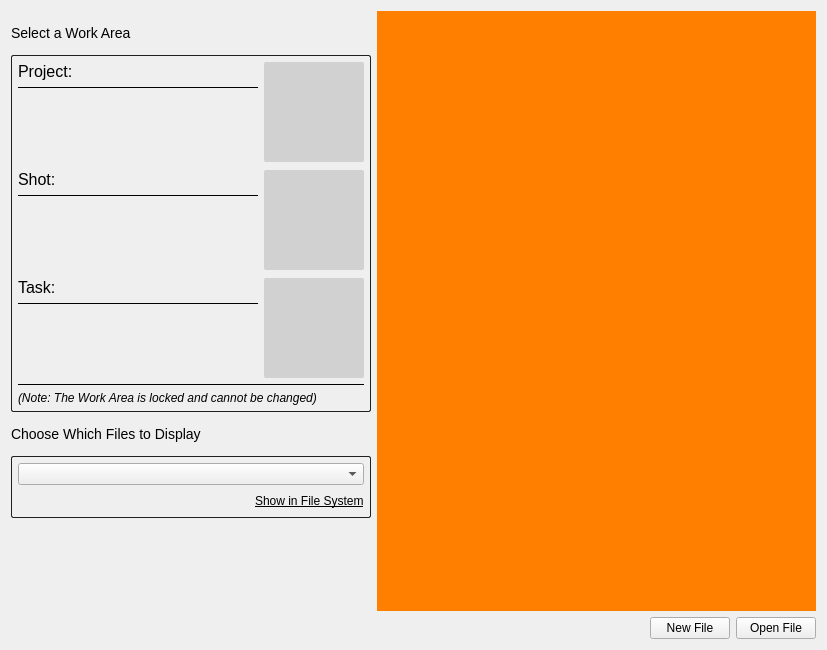
<?xml version="1.0" encoding="UTF-8"?>
<ui version="4.0">
 <class>WorkFilesForm</class>
 <widget class="QWidget" name="WorkFilesForm">
  <property name="geometry">
   <rect>
    <x>0</x>
    <y>0</y>
    <width>827</width>
    <height>650</height>
   </rect>
  </property>
  <property name="windowTitle">
   <string>Form</string>
  </property>
  <property name="styleSheet">
   <string notr="true"/>
  </property>
  <layout class="QVBoxLayout" name="verticalLayout_8">
   <item>
    <layout class="QHBoxLayout" name="horizontalLayout" stretch="0,1">
     <item>
      <layout class="QVBoxLayout" name="verticalLayout_6" stretch="0,0,0,0,1">
       <property name="spacing">
        <number>0</number>
       </property>
       <property name="leftMargin">
        <number>0</number>
       </property>
       <property name="topMargin">
        <number>0</number>
       </property>
       <property name="bottomMargin">
        <number>0</number>
       </property>
       <item>
        <widget class="QLabel" name="items_title_label_2">
         <property name="minimumSize">
          <size>
           <width>0</width>
           <height>44</height>
          </size>
         </property>
         <property name="styleSheet">
          <string notr="true"/>
         </property>
         <property name="text">
          <string>&lt;big&gt;Select a Work Area&lt;/big&gt;</string>
         </property>
         <property name="margin">
          <number>4</number>
         </property>
        </widget>
       </item>
       <item>
        <widget class="QFrame" name="work_area_frame">
         <property name="minimumSize">
          <size>
           <width>0</width>
           <height>0</height>
          </size>
         </property>
         <property name="maximumSize">
          <size>
           <width>16777215</width>
           <height>16777215</height>
          </size>
         </property>
         <property name="cursor">
          <cursorShape>PointingHandCursor</cursorShape>
         </property>
         <property name="toolTip">
          <string>Click to Change Work Area...</string>
         </property>
         <property name="styleSheet">
          <string notr="true">#work_area_frame {
border-style: solid;
border-radius: 2px;
border-width: 1px;
border-color: rgb(32,32,32);
}</string>
         </property>
         <property name="frameShape">
          <enum>QFrame::StyledPanel</enum>
         </property>
         <property name="frameShadow">
          <enum>QFrame::Raised</enum>
         </property>
         <layout class="QVBoxLayout" name="verticalLayout_20">
          <property name="margin">
           <number>6</number>
          </property>
          <item>
           <widget class="QStackedWidget" name="project_pages">
            <property name="lineWidth">
             <number>0</number>
            </property>
            <property name="currentIndex">
             <number>0</number>
            </property>
            <widget class="QWidget" name="project_page">
             <layout class="QVBoxLayout" name="verticalLayout_10" stretch="0,0">
              <property name="spacing">
               <number>8</number>
              </property>
              <property name="margin">
               <number>0</number>
              </property>
              <item>
               <widget class="QFrame" name="project_frame">
                <property name="frameShape">
                 <enum>QFrame::NoFrame</enum>
                </property>
                <property name="frameShadow">
                 <enum>QFrame::Raised</enum>
                </property>
                <layout class="QHBoxLayout" name="horizontalLayout_3" stretch="1,0">
                 <property name="margin">
                  <number>0</number>
                 </property>
                 <item>
                  <layout class="QVBoxLayout" name="verticalLayout_7" stretch="0,0,1">
                   <property name="spacing">
                    <number>6</number>
                   </property>
                   <item>
                    <widget class="QLabel" name="project_label">
                     <property name="minimumSize">
                      <size>
                       <width>240</width>
                       <height>0</height>
                      </size>
                     </property>
                     <property name="maximumSize">
                      <size>
                       <width>240</width>
                       <height>16777215</height>
                      </size>
                     </property>
                     <property name="styleSheet">
                      <string notr="true">#project_label {
font-size: 12pt
}</string>
                     </property>
                     <property name="text">
                      <string>Project:</string>
                     </property>
                    </widget>
                   </item>
                   <item>
                    <widget class="Line" name="project_line">
                     <property name="minimumSize">
                      <size>
                       <width>0</width>
                       <height>1</height>
                      </size>
                     </property>
                     <property name="maximumSize">
                      <size>
                       <width>16777215</width>
                       <height>1</height>
                      </size>
                     </property>
                     <property name="frameShadow">
                      <enum>QFrame::Plain</enum>
                     </property>
                     <property name="orientation">
                      <enum>Qt::Horizontal</enum>
                     </property>
                    </widget>
                   </item>
                   <item>
                    <widget class="QLabel" name="project_description">
                     <property name="sizePolicy">
                      <sizepolicy hsizetype="Preferred" vsizetype="Expanding">
                       <horstretch>0</horstretch>
                       <verstretch>0</verstretch>
                      </sizepolicy>
                     </property>
                     <property name="minimumSize">
                      <size>
                       <width>240</width>
                       <height>0</height>
                      </size>
                     </property>
                     <property name="maximumSize">
                      <size>
                       <width>240</width>
                       <height>16777215</height>
                      </size>
                     </property>
                     <property name="styleSheet">
                      <string notr="true">#project_description {
font-size: 9pt
}</string>
                     </property>
                     <property name="text">
                      <string/>
                     </property>
                     <property name="alignment">
                      <set>Qt::AlignLeading|Qt::AlignLeft|Qt::AlignTop</set>
                     </property>
                     <property name="wordWrap">
                      <bool>true</bool>
                     </property>
                     <property name="textInteractionFlags">
                      <set>Qt::NoTextInteraction</set>
                     </property>
                    </widget>
                   </item>
                  </layout>
                 </item>
                 <item>
                  <layout class="QVBoxLayout" name="verticalLayout_11">
                   <property name="spacing">
                    <number>0</number>
                   </property>
                   <item>
                    <widget class="QLabel" name="project_thumbnail">
                     <property name="minimumSize">
                      <size>
                       <width>100</width>
                       <height>100</height>
                      </size>
                     </property>
                     <property name="maximumSize">
                      <size>
                       <width>100</width>
                       <height>100</height>
                      </size>
                     </property>
                     <property name="styleSheet">
                      <string notr="true">#project_thumbnail {
background-color: rgb(0,0,0,32);
border-radius: 2px;
}</string>
                     </property>
                     <property name="frameShape">
                      <enum>QFrame::NoFrame</enum>
                     </property>
                     <property name="lineWidth">
                      <number>0</number>
                     </property>
                     <property name="text">
                      <string/>
                     </property>
                     <property name="alignment">
                      <set>Qt::AlignCenter</set>
                     </property>
                     <property name="margin">
                      <number>0</number>
                     </property>
                     <property name="indent">
                      <number>0</number>
                     </property>
                    </widget>
                   </item>
                   <item>
                    <spacer name="verticalSpacer_5">
                     <property name="orientation">
                      <enum>Qt::Vertical</enum>
                     </property>
                     <property name="sizeHint" stdset="0">
                      <size>
                       <width>20</width>
                       <height>0</height>
                      </size>
                     </property>
                    </spacer>
                   </item>
                  </layout>
                 </item>
                </layout>
               </widget>
              </item>
              <item>
               <widget class="QStackedWidget" name="entity_pages">
                <property name="styleSheet">
                 <string notr="true"/>
                </property>
                <property name="lineWidth">
                 <number>0</number>
                </property>
                <property name="currentIndex">
                 <number>0</number>
                </property>
                <widget class="QWidget" name="entity_page">
                 <layout class="QVBoxLayout" name="verticalLayout_5" stretch="0,0">
                  <property name="spacing">
                   <number>8</number>
                  </property>
                  <property name="margin">
                   <number>0</number>
                  </property>
                  <item>
                   <widget class="QFrame" name="entity_frame">
                    <property name="frameShape">
                     <enum>QFrame::NoFrame</enum>
                    </property>
                    <property name="frameShadow">
                     <enum>QFrame::Raised</enum>
                    </property>
                    <layout class="QHBoxLayout" name="horizontalLayout_4" stretch="1,0">
                     <property name="margin">
                      <number>0</number>
                     </property>
                     <item>
                      <layout class="QVBoxLayout" name="verticalLayout_3" stretch="0,0,1">
                       <property name="spacing">
                        <number>6</number>
                       </property>
                       <item>
                        <widget class="QLabel" name="entity_label">
                         <property name="minimumSize">
                          <size>
                           <width>240</width>
                           <height>0</height>
                          </size>
                         </property>
                         <property name="maximumSize">
                          <size>
                           <width>240</width>
                           <height>16777215</height>
                          </size>
                         </property>
                         <property name="styleSheet">
                          <string notr="true">#entity_label {
font-size: 12pt
}</string>
                         </property>
                         <property name="text">
                          <string>Shot:</string>
                         </property>
                        </widget>
                       </item>
                       <item>
                        <widget class="Line" name="entity_line">
                         <property name="minimumSize">
                          <size>
                           <width>0</width>
                           <height>1</height>
                          </size>
                         </property>
                         <property name="maximumSize">
                          <size>
                           <width>16777215</width>
                           <height>1</height>
                          </size>
                         </property>
                         <property name="frameShadow">
                          <enum>QFrame::Plain</enum>
                         </property>
                         <property name="orientation">
                          <enum>Qt::Horizontal</enum>
                         </property>
                        </widget>
                       </item>
                       <item>
                        <widget class="QLabel" name="entity_description">
                         <property name="sizePolicy">
                          <sizepolicy hsizetype="Preferred" vsizetype="Expanding">
                           <horstretch>0</horstretch>
                           <verstretch>0</verstretch>
                          </sizepolicy>
                         </property>
                         <property name="minimumSize">
                          <size>
                           <width>240</width>
                           <height>0</height>
                          </size>
                         </property>
                         <property name="maximumSize">
                          <size>
                           <width>240</width>
                           <height>16777215</height>
                          </size>
                         </property>
                         <property name="styleSheet">
                          <string notr="true">#entity_description {
font-size: 9pt
}</string>
                         </property>
                         <property name="text">
                          <string/>
                         </property>
                         <property name="alignment">
                          <set>Qt::AlignLeading|Qt::AlignLeft|Qt::AlignTop</set>
                         </property>
                         <property name="wordWrap">
                          <bool>true</bool>
                         </property>
                         <property name="textInteractionFlags">
                          <set>Qt::NoTextInteraction</set>
                         </property>
                        </widget>
                       </item>
                      </layout>
                     </item>
                     <item>
                      <layout class="QVBoxLayout" name="verticalLayout_4">
                       <property name="spacing">
                        <number>0</number>
                       </property>
                       <item>
                        <widget class="QLabel" name="entity_thumbnail">
                         <property name="minimumSize">
                          <size>
                           <width>100</width>
                           <height>100</height>
                          </size>
                         </property>
                         <property name="maximumSize">
                          <size>
                           <width>100</width>
                           <height>100</height>
                          </size>
                         </property>
                         <property name="styleSheet">
                          <string notr="true">#entity_thumbnail {
background-color: rgb(0,0,0,32);
border-radius: 2px;
}</string>
                         </property>
                         <property name="lineWidth">
                          <number>0</number>
                         </property>
                         <property name="text">
                          <string/>
                         </property>
                         <property name="scaledContents">
                          <bool>false</bool>
                         </property>
                         <property name="alignment">
                          <set>Qt::AlignCenter</set>
                         </property>
                        </widget>
                       </item>
                       <item>
                        <spacer name="verticalSpacer_3">
                         <property name="orientation">
                          <enum>Qt::Vertical</enum>
                         </property>
                         <property name="sizeHint" stdset="0">
                          <size>
                           <width>20</width>
                           <height>0</height>
                          </size>
                         </property>
                        </spacer>
                       </item>
                      </layout>
                     </item>
                    </layout>
                   </widget>
                  </item>
                  <item>
                   <widget class="QStackedWidget" name="task_pages">
                    <property name="lineWidth">
                     <number>0</number>
                    </property>
                    <property name="currentIndex">
                     <number>0</number>
                    </property>
                    <widget class="QWidget" name="task_page">
                     <layout class="QHBoxLayout" name="horizontalLayout_6" stretch="0">
                      <property name="margin">
                       <number>0</number>
                      </property>
                      <item>
                       <widget class="QFrame" name="task_frame">
                        <property name="frameShape">
                         <enum>QFrame::NoFrame</enum>
                        </property>
                        <property name="frameShadow">
                         <enum>QFrame::Raised</enum>
                        </property>
                        <layout class="QHBoxLayout" name="horizontalLayout_5" stretch="1,0">
                         <property name="margin">
                          <number>0</number>
                         </property>
                         <item>
                          <layout class="QVBoxLayout" name="verticalLayout_21" stretch="0,0,1">
                           <property name="spacing">
                            <number>6</number>
                           </property>
                           <item>
                            <widget class="QLabel" name="task_label">
                             <property name="minimumSize">
                              <size>
                               <width>240</width>
                               <height>0</height>
                              </size>
                             </property>
                             <property name="maximumSize">
                              <size>
                               <width>240</width>
                               <height>16777215</height>
                              </size>
                             </property>
                             <property name="styleSheet">
                              <string notr="true">#task_label {
font-size: 12pt
}</string>
                             </property>
                             <property name="text">
                              <string>Task:</string>
                             </property>
                            </widget>
                           </item>
                           <item>
                            <widget class="Line" name="task_line">
                             <property name="minimumSize">
                              <size>
                               <width>0</width>
                               <height>1</height>
                              </size>
                             </property>
                             <property name="maximumSize">
                              <size>
                               <width>16777215</width>
                               <height>1</height>
                              </size>
                             </property>
                             <property name="frameShadow">
                              <enum>QFrame::Plain</enum>
                             </property>
                             <property name="orientation">
                              <enum>Qt::Horizontal</enum>
                             </property>
                            </widget>
                           </item>
                           <item>
                            <widget class="QLabel" name="task_description">
                             <property name="sizePolicy">
                              <sizepolicy hsizetype="Preferred" vsizetype="Expanding">
                               <horstretch>0</horstretch>
                               <verstretch>0</verstretch>
                              </sizepolicy>
                             </property>
                             <property name="minimumSize">
                              <size>
                               <width>240</width>
                               <height>0</height>
                              </size>
                             </property>
                             <property name="maximumSize">
                              <size>
                               <width>240</width>
                               <height>16777215</height>
                              </size>
                             </property>
                             <property name="styleSheet">
                              <string notr="true">#task_description {
font-size: 9pt
}</string>
                             </property>
                             <property name="text">
                              <string/>
                             </property>
                             <property name="alignment">
                              <set>Qt::AlignLeading|Qt::AlignLeft|Qt::AlignTop</set>
                             </property>
                             <property name="wordWrap">
                              <bool>true</bool>
                             </property>
                             <property name="textInteractionFlags">
                              <set>Qt::NoTextInteraction</set>
                             </property>
                            </widget>
                           </item>
                          </layout>
                         </item>
                         <item>
                          <layout class="QVBoxLayout" name="verticalLayout_22">
                           <property name="spacing">
                            <number>0</number>
                           </property>
                           <item>
                            <widget class="QLabel" name="task_thumbnail">
                             <property name="minimumSize">
                              <size>
                               <width>100</width>
                               <height>100</height>
                              </size>
                             </property>
                             <property name="maximumSize">
                              <size>
                               <width>100</width>
                               <height>100</height>
                              </size>
                             </property>
                             <property name="styleSheet">
                              <string notr="true">#task_thumbnail {
background-color: rgb(0,0,0,32);
border-radius: 2px;
}</string>
                             </property>
                             <property name="frameShape">
                              <enum>QFrame::NoFrame</enum>
                             </property>
                             <property name="lineWidth">
                              <number>0</number>
                             </property>
                             <property name="text">
                              <string/>
                             </property>
                             <property name="alignment">
                              <set>Qt::AlignCenter</set>
                             </property>
                             <property name="margin">
                              <number>0</number>
                             </property>
                             <property name="indent">
                              <number>0</number>
                             </property>
                            </widget>
                           </item>
                           <item>
                            <spacer name="verticalSpacer_4">
                             <property name="orientation">
                              <enum>Qt::Vertical</enum>
                             </property>
                             <property name="sizeHint" stdset="0">
                              <size>
                               <width>20</width>
                               <height>0</height>
                              </size>
                             </property>
                            </spacer>
                           </item>
                          </layout>
                         </item>
                        </layout>
                       </widget>
                      </item>
                     </layout>
                    </widget>
                    <widget class="QWidget" name="no_task_page">
                     <layout class="QHBoxLayout" name="horizontalLayout_7">
                      <property name="margin">
                       <number>0</number>
                      </property>
                      <item>
                       <widget class="QLabel" name="no_task_label">
                        <property name="styleSheet">
                         <string notr="true">#no_task_label {
font-size: 14pt;
border-style: dashed;
border-width: 2px;
border-radius: 3px;
}</string>
                        </property>
                        <property name="text">
                         <string>Click to Select a Task</string>
                        </property>
                        <property name="alignment">
                         <set>Qt::AlignCenter</set>
                        </property>
                       </widget>
                      </item>
                     </layout>
                    </widget>
                   </widget>
                  </item>
                 </layout>
                </widget>
                <widget class="QWidget" name="no_entity_page">
                 <layout class="QHBoxLayout" name="horizontalLayout_10">
                  <property name="margin">
                   <number>0</number>
                  </property>
                  <item>
                   <widget class="QLabel" name="no_entity_label">
                    <property name="styleSheet">
                     <string notr="true">#no_entity_label {
font-size: 14pt;
border-style: dashed;
border-width: 2px;
border-radius: 3px;
}</string>
                    </property>
                    <property name="text">
                     <string>Click to Select a Work Area</string>
                    </property>
                    <property name="alignment">
                     <set>Qt::AlignCenter</set>
                    </property>
                   </widget>
                  </item>
                 </layout>
                </widget>
               </widget>
              </item>
             </layout>
            </widget>
            <widget class="QWidget" name="no_project_page">
             <layout class="QHBoxLayout" name="horizontalLayout_16">
              <property name="margin">
               <number>0</number>
              </property>
              <item>
               <widget class="QLabel" name="no_project_label">
                <property name="styleSheet">
                 <string notr="true">#no_project_label {
font-size: 14pt;
border-style: dashed;
border-width: 2px;
border-radius: 3px;
}</string>
                </property>
                <property name="text">
                 <string>Click to Select a Work Area</string>
                </property>
                <property name="alignment">
                 <set>Qt::AlignCenter</set>
                </property>
               </widget>
              </item>
             </layout>
            </widget>
           </widget>
          </item>
          <item>
           <widget class="QFrame" name="no_change_frame">
            <property name="frameShape">
             <enum>QFrame::NoFrame</enum>
            </property>
            <property name="frameShadow">
             <enum>QFrame::Raised</enum>
            </property>
            <layout class="QVBoxLayout" name="verticalLayout_19">
             <property name="margin">
              <number>0</number>
             </property>
             <item>
              <widget class="Line" name="no_change_line">
               <property name="minimumSize">
                <size>
                 <width>0</width>
                 <height>1</height>
                </size>
               </property>
               <property name="maximumSize">
                <size>
                 <width>16777215</width>
                 <height>1</height>
                </size>
               </property>
               <property name="styleSheet">
                <string notr="true">#no_change_line {
background-color: rgb(32,32,32);
}</string>
               </property>
               <property name="frameShadow">
                <enum>QFrame::Plain</enum>
               </property>
               <property name="lineWidth">
                <number>1</number>
               </property>
               <property name="midLineWidth">
                <number>0</number>
               </property>
               <property name="orientation">
                <enum>Qt::Horizontal</enum>
               </property>
              </widget>
             </item>
             <item>
              <widget class="QLabel" name="no_change_label">
               <property name="styleSheet">
                <string notr="true">#no_change_label {
font-size: 9pt
}</string>
               </property>
               <property name="text">
                <string>&lt;html&gt;&lt;head/&gt;&lt;body&gt;&lt;p&gt;&lt;span style=&quot; font-style:italic;&quot;&gt;(Note: The Work Area is locked and cannot be changed)&lt;/span&gt;&lt;/p&gt;&lt;/body&gt;&lt;/html&gt;</string>
               </property>
               <property name="indent">
                <number>0</number>
               </property>
              </widget>
             </item>
            </layout>
           </widget>
          </item>
         </layout>
        </widget>
       </item>
       <item>
        <widget class="QLabel" name="items_title_label_3">
         <property name="minimumSize">
          <size>
           <width>0</width>
           <height>44</height>
          </size>
         </property>
         <property name="styleSheet">
          <string notr="true"/>
         </property>
         <property name="text">
          <string>&lt;big&gt;Choose Which Files to Display&lt;/big&gt;</string>
         </property>
         <property name="margin">
          <number>4</number>
         </property>
        </widget>
       </item>
       <item>
        <widget class="QFrame" name="files_filter_frame">
         <property name="styleSheet">
          <string notr="true">#files_filter_frame {
border-style: solid;
border-radius: 2px;
border-width: 1px;
border-color: rgb(32,32,32);
}</string>
         </property>
         <property name="frameShape">
          <enum>QFrame::StyledPanel</enum>
         </property>
         <property name="frameShadow">
          <enum>QFrame::Raised</enum>
         </property>
         <layout class="QVBoxLayout" name="verticalLayout">
          <property name="margin">
           <number>6</number>
          </property>
          <item>
           <widget class="QComboBox" name="filter_combo">
            <property name="minimumSize">
             <size>
              <width>0</width>
              <height>0</height>
             </size>
            </property>
            <property name="toolTip">
             <string>Choose where to find the list of available files</string>
            </property>
           </widget>
          </item>
          <item>
           <layout class="QHBoxLayout" name="horizontalLayout_8">
            <item>
             <spacer name="horizontalSpacer_2">
              <property name="orientation">
               <enum>Qt::Horizontal</enum>
              </property>
              <property name="sizeHint" stdset="0">
               <size>
                <width>40</width>
                <height>20</height>
               </size>
              </property>
             </spacer>
            </item>
            <item>
             <widget class="QLabel" name="show_in_fs_label">
              <property name="cursor">
               <cursorShape>PointingHandCursor</cursorShape>
              </property>
              <property name="toolTip">
               <string>Show the selected location in the file system</string>
              </property>
              <property name="text">
               <string>&lt;html&gt;&lt;head/&gt;&lt;body&gt;&lt;p&gt;&lt;span style=&quot; text-decoration: underline;&quot;&gt;Show in File System&lt;/span&gt;&lt;/p&gt;&lt;/body&gt;&lt;/html&gt;</string>
              </property>
              <property name="alignment">
               <set>Qt::AlignLeading|Qt::AlignLeft|Qt::AlignVCenter</set>
              </property>
              <property name="textInteractionFlags">
               <set>Qt::NoTextInteraction</set>
              </property>
             </widget>
            </item>
           </layout>
          </item>
         </layout>
        </widget>
       </item>
       <item>
        <spacer name="verticalSpacer">
         <property name="orientation">
          <enum>Qt::Vertical</enum>
         </property>
         <property name="sizeHint" stdset="0">
          <size>
           <width>20</width>
           <height>40</height>
          </size>
         </property>
        </spacer>
       </item>
      </layout>
     </item>
     <item>
      <widget class="FileListView" name="file_list" native="true">
       <property name="styleSheet">
        <string notr="true">#file_list {
background-color: rgb(255, 128, 0);
}</string>
       </property>
      </widget>
     </item>
    </layout>
   </item>
   <item>
    <layout class="QHBoxLayout" name="horizontalLayout_2">
     <item>
      <spacer name="horizontalSpacer">
       <property name="orientation">
        <enum>Qt::Horizontal</enum>
       </property>
       <property name="sizeHint" stdset="0">
        <size>
         <width>40</width>
         <height>20</height>
        </size>
       </property>
      </spacer>
     </item>
     <item>
      <widget class="QPushButton" name="new_file_btn">
       <property name="minimumSize">
        <size>
         <width>80</width>
         <height>0</height>
        </size>
       </property>
       <property name="toolTip">
        <string>Start a New file in the selected Work Area</string>
       </property>
       <property name="text">
        <string>New File</string>
       </property>
      </widget>
     </item>
     <item>
      <widget class="QPushButton" name="open_file_btn">
       <property name="minimumSize">
        <size>
         <width>80</width>
         <height>0</height>
        </size>
       </property>
       <property name="toolTip">
        <string>Open the selected file</string>
       </property>
       <property name="text">
        <string>Open File</string>
       </property>
      </widget>
     </item>
    </layout>
   </item>
  </layout>
 </widget>
 <customwidgets>
  <customwidget>
   <class>FileListView</class>
   <extends>QWidget</extends>
   <header>..file_list_view</header>
   <container>1</container>
  </customwidget>
 </customwidgets>
 <resources>
  <include location="resources.qrc"/>
 </resources>
 <connections/>
</ui>
